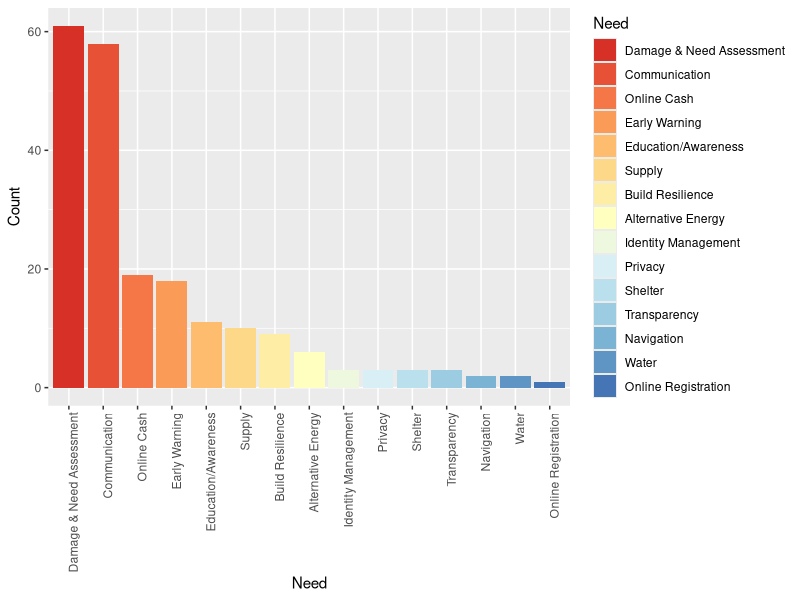
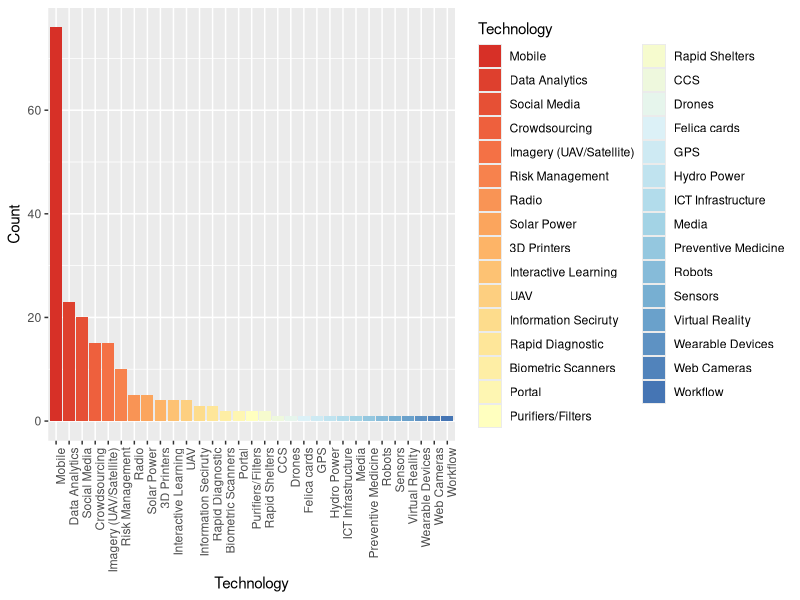

These figures' R source, in order:
require(reshape2)
library(data.table)
library(ggplot2)
library(RColorBrewer)

df <- read.csv(file="./data/data-final.csv")

df.need <- as.data.frame(table(df$Need))
names(df.need)[names(df.need)=="Var1"] <- "Need"
names(df.need)[names(df.need)=="Freq"] <- "Count"
df.need.sorted <- df.need[order(-df.need$Count),]

# sort the factor by the order of Count
df.need.sorted$Need <- factor(df.need.sorted$Need, levels = df.need.sorted$Need)

nNeeds <- nrow(df.need.sorted)
#getPalette = colorRampPalette(brewer.pal(9, "Spectral"))
getPalette = colorRampPalette(brewer.pal(9, "RdYlBu"))

# rainbowcols <- rainbow(nrows)
# fill = getPalette(nNeeds) ,

ggplot(data=df.need.sorted, aes(x=reorder(Need,-Count),fill = Need, y = Count)) +
    theme_grey() +
    scale_fill_manual(values = getPalette(nNeeds)) +
    xlab("Need") +
    ylab("Count") +
    geom_bar(stat="identity") +
    theme(axis.text.x = element_text(angle = 90, hjust = 1)) 

df.tech <- as.data.frame(table(df$Technology))
names(df.tech)[names(df.tech)=="Var1"] <- "Technology"
names(df.tech)[names(df.tech)=="Freq"] <- "Count"

df.tech.sorted <- df.tech[order(-df.tech$Count),]

# sort the factor by the order of Count
df.tech.sorted$Technology <- factor(df.tech.sorted$Technology, levels = df.tech.sorted$Technology)

nTech <- nrow(df.tech.sorted)


ggplot(data=df.tech.sorted, aes(x=reorder(Technology,-Count),y = Count, fill = Technology)) +
    scale_fill_manual(values = getPalette(nTech)) +
    theme_grey() +
    xlab("Technology") +
    ylab("Count") +
    geom_bar(stat="identity") +
    theme(axis.text.x = element_text(angle = 90, hjust = 1))  
    # guides(fill=FALSE)


